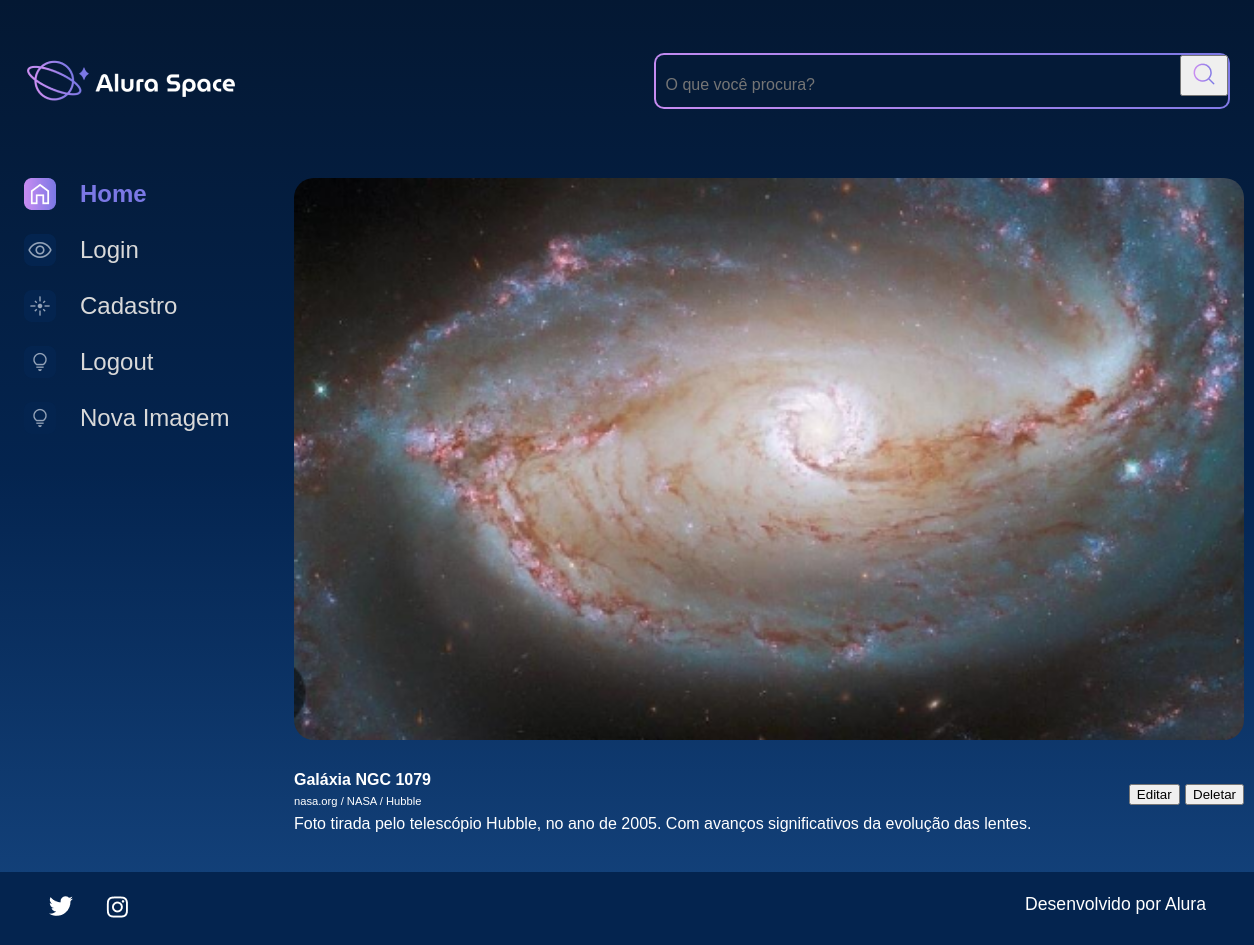
Page /imagem/3 on the committed database.
### galeria/models.py (models this page shows, shortened)
class Fotografia(models.Model):
    OPCOES_CATEGORIA= [
        ('GALÁXIA', 'Galáxia'),
        ('NEBULOSA', 'Nebulosa'),
        ('ESTRELA', 'Estrela'),
        ('PLANETA', 'Planeta'),
    ]
    nome = models.CharField(max_length=100, null=False, blank=False)
    legenda = models.CharField(max_length=150, null=False, blank=False)
    categoria = models.CharField(max_length=100,choices = OPCOES_CATEGORIA,default='')
    descricao = models.TextField(null=False, blank=False)
    foto = models.ImageField(upload_to='fotos/%Y/%m/%d/', blank=True)
    publicada = models.BooleanField(default=True)
    data_fotografia = models.DateTimeField(default=datetime.now,null=False, blank=False)
    usuario = models.ForeignKey(to = User, on_delete=models.SET_NULL, null=True, blank=True, related_name="user")

### galeria/views.py (the view)
# urls.py: path('imagem/<int:foto_id>', imagem, name='imagem'),
def imagem(request,foto_id):
    fotografia = get_object_or_404(Fotografia, pk=foto_id)
    return render(request, 'galeria/imagem.html', {"fotografia": fotografia})

### galeria/templates/galeria/imagem.html
{% extends "galeria/base.html" %}
{% load static %}
{% block content%}
            <section class="conteudo">
                <section class="imagem">
                    <div class="imagem__conteudo">
                        {% if fotografia.foto == '' or fotografia.foto == null %}
                        <img class="imagem__imagem" src="{%static '/assets/imagens/galeria/not_found.png'%}">
                        {% else %}
                        <img class="imagem__imagem" src="{{fotografia.foto.url}}">
                        {% endif %}
                        <div class="imagem__info">
                            <div class="imagem__texto">
                                <p class="imagem__titulo">{{ fotografia.nome}}</p>
                                <p class="imagem__descricao">{{fotografia.legenda}}</p>
                                <p class="imagem__texto">{{fotografia.descricao}}</p>
                            </div>
                            <div>
                                <a href="{% url 'editar_imagem' fotografia.id %}"><button class="btn btn-success col-12" style="padding: top 5px;">Editar</button></a>
                                <a href="{% url 'deletar_imagem' fotografia.id %}"><button class="btn btn-danger col-12" style="padding: top 5px;">Deletar</button></a>
                            </div>
                        </div>
                    </div>
                </section>
            </section>
        </main>
    </div>
{% endblock%}

### setup/static/styles/style.css (style rules this page uses)
html, body, div, span, applet, object, iframe, h1, h2, h3, h4, h5, h6, p, blockquote, pre, a, abbr, acronym, address, big, cite, code, del, dfn, em, img, ins, kbd, q, s, samp, small, strike, strong, sub, sup, tt, var, b, u, i, center, dl, dt, dd, ol, ul, li, fieldset, form, label, legend, table, caption, tbody, tfoot, thead, tr, th, td, article, aside, canvas, details, embed, figure, figcaption, footer, header, hgroup, menu, nav, output, ruby, section, summary, time, mark, audio, video { margin: 0; padding: 0; border: 0; font-size: 100%; font: inherit; vertical-align: baseline; }
article, aside, details, figcaption, figure, footer, header, hgroup, menu, nav, section { display: block; }
body { line-height: 1; font-family: 'Space Grotesk', sans-serif; min-height: 100vh; background: linear-gradient(#041833,#04244F,#154580); background-repeat: no-repeat; background-position: center; background-size: cover; }
.imagem { display: flex; justify-content: center; align-items: center; }
.imagem__conteudo { background-color: transparent; display: flex; flex-direction: column; border-radius: 20px 20px 0 0; width: 950px; }
.imagem__imagem { width: 100%; border-radius: 20px; }
.imagem__info { font-size: 1.2rem; display: flex; justify-content: space-between; align-items: center; margin-bottom: 1rem; margin-top: 1rem; }
.imagem__texto { display: flex; flex-direction: column; justify-content: space-between; color: #FFFFFF; margin-top: 0.5rem; }
.imagem__titulo { font-weight: bold; line-height: 2rem; color: #FFFFFF; }
.imagem__texto { font-size: 1rem; }
.imagem__descricao { font-size: 0.7rem; }

### rows in the picture
Fotografia: foto (picture), nome "Galáxia NGC 1079", legenda "nasa.org / NASA / Hubble", descricao "Foto tirada pelo telescópio Hubble, no ano de 2005. Com avanços significativos da evolução das lentes."
